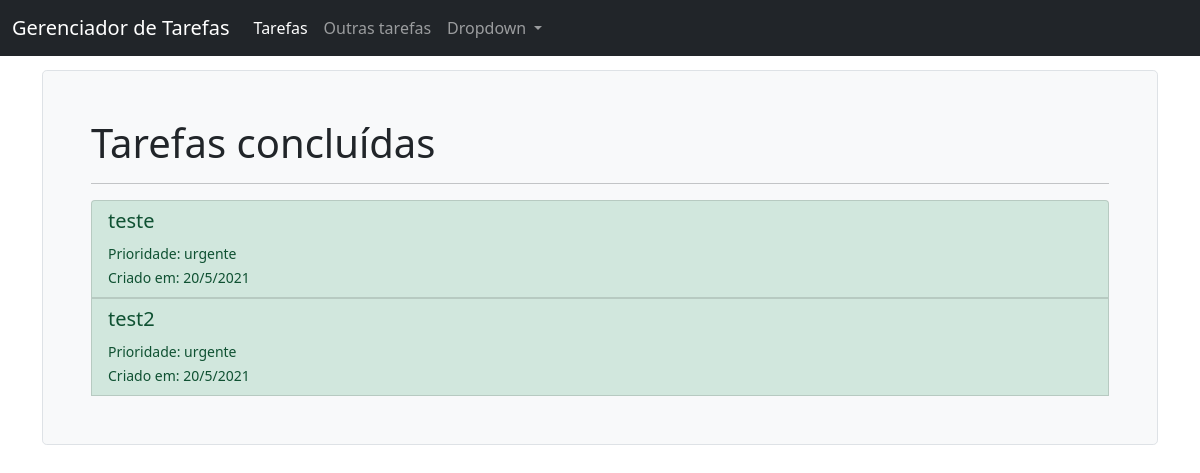
The page /tarefas/concluidas/ on the database as committed earlier.
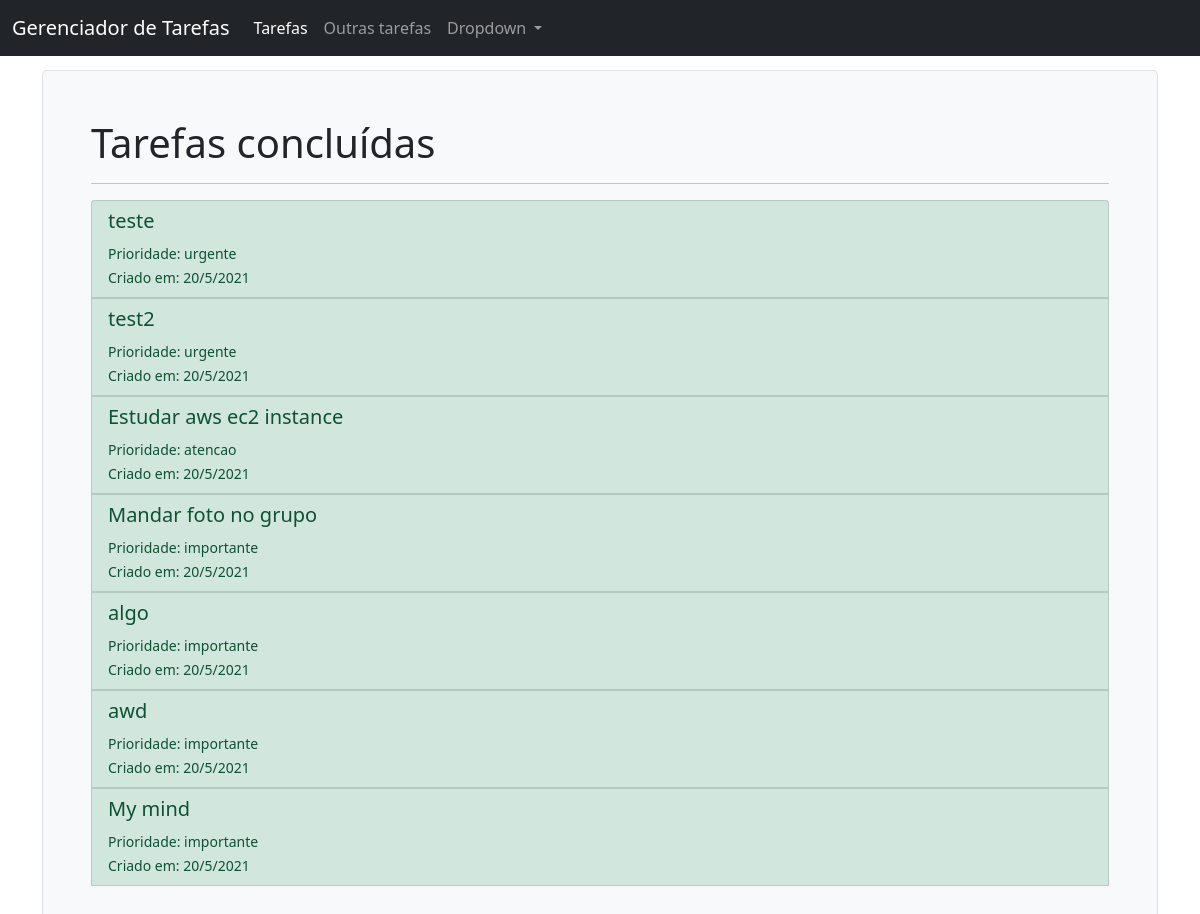
The same page on the database as committed later.
### tarefas/models.py (models this page shows)
class Tarefa(models.Model):
    OPCOES_STATUS = (
        ('concluído', 'Concluído'),
        ('pendente', 'Pendente'),
        ('adiado', 'Adiado')
    )
    OPCOES_CATEGORIAS = (
        ('urgente', 'Urgente'),
        ('importante', "Importante"),
        ('atencao', 'Atenção'),
    )
    descricao = models.CharField(max_length=400)
    criacao = models.DateTimeField(auto_now_add=True)
    categoria = models.CharField(max_length=25, choices=OPCOES_CATEGORIAS,
                                default='importante')
    status = models.CharField(max_length=25, choices=OPCOES_STATUS,
                            default='pendente')

### tarefas/views.py (the view)
# urls.py: path('concluidas/', views.tarefas_concluidas_list, name='tarefas_concluidas_list'),
def tarefas_concluidas_list(request):
    tarefas_concluidas = Tarefa.objects.filter(status='concluido')
    return render(request, 'tarefas/tarefas_concluidas.html', {'tarefas_concluidas':tarefas_concluidas})

### tarefas/templates/tarefas/tarefas_concluidas.html (shortened to what this page needs)
{% extends 'base.html' %}{% block title %} Tarefas concluidas {% endblock %} {% block content %}
<div class="h-100 p-5 bg-light border rounded-3">
    <h1>Tarefas concluídas</h1>
    <hr>
    <div class="list-group">
        {% for tarefa in tarefas_concluidas %}
        <button type="button" class="list-group-item list-group-item-success list-group-item-action" data-bs-toggle="modal" data-bs-target="#modal{{ tarefa.id }}">
                <h5> {{ tarefa.descricao }}</h5>
                <small>Prioridade: {{ tarefa.categoria }}</small>
                <br>
                <small>Criado em: {{ tarefa.criacao.day }}/{{ tarefa.criacao.month }}/{{ tarefa.criacao.year }}</small>
            </button>
        {% endfor %}
    </div>
</div>
{% endblock %}

### tarefas/templates/base.html (shortened to what this page needs)
<!doctype html>
<html lang="en">
<head>
    <link href="https://cdn.jsdelivr.net/npm/bootstrap@5.0.1/dist/css/bootstrap.min.css" rel="stylesheet">
</head>
<body style="padding-top:70px">
    <nav class="navbar fixed-top navbar-expand-lg navbar-dark bg-dark">
        <div class="container-fluid">
            <a class="navbar-brand" href="#">Gerenciador de Tarefas</a>
            <div class="collapse navbar-collapse" id="navbarSupportedContent">
                <ul class="navbar-nav me-auto mb-2 mb-lg-0">
                    <li class="nav-item">
                        <a class="nav-link active" aria-current="page" href="#">Tarefas</a>
                    </li>
                    <li class="nav-item">
                        <a class="nav-link" href="#">Outras tarefas</a>
                    </li>
                    <li class="nav-item dropdown">
                        <a class="nav-link dropdown-toggle" href="#" id="navbarDropdown" role="button" data-bs-toggle="dropdown" aria-expanded="false">
                  Dropdown
                </a>
                    </li>
                </ul>
            </div>
        </div>
    </nav>
    <div class="container">
        {% block content %}{% endblock %}
    </div>
</body>
</html>

Rows that differ between the two databases and show on the page:
now on this page (row edited): Tarefa: descricao "Estudar aws ec2 instance", categoria "atencao", criacao.day "20", criacao.month "5", criacao.year "2021"
added Tarefa: descricao "Mandar foto no grupo", categoria "importante", criacao.day "20", criacao.month "5", criacao.year "2021"
added Tarefa: descricao "algo", categoria "importante", criacao.day "20", criacao.month "5", criacao.year "2021"
added Tarefa: descricao "awd", categoria "importante", criacao.day "20", criacao.month "5", criacao.year "2021"
added Tarefa: descricao "My mind", categoria "importante", criacao.day "20", criacao.month "5", criacao.year "2021"
